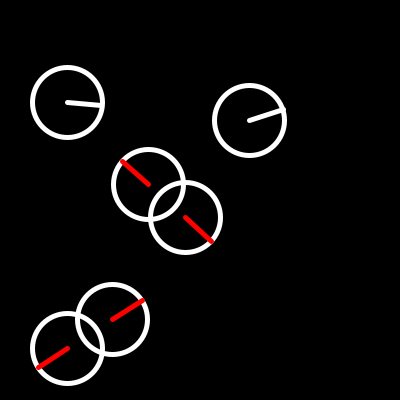
Frame 1 (no input)
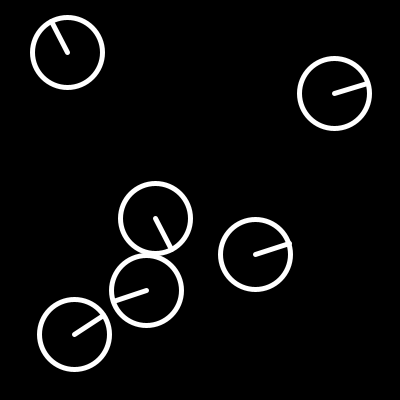
Frame 60 (the mouse pressed at the canvas centre just before this capture)
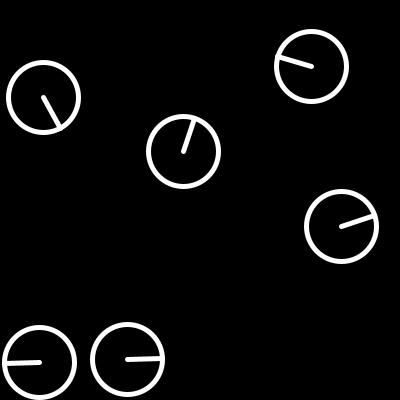
Frame 120 (the mouse held since frame 60 and released just before this capture)

The Processing sketch that drew these frames (run headless with seeded random() and noise(); from frame 60 on, the mouse is pressed at the canvas centre):

// Processing sketch: sketch_bot
// ── sketch_bot.pde
// sketch_bot
// Bots: circunferencias blancas (sin relleno) con su dirección.
// Se mueven despacio y, cuando se tocan, controlan la dirección (se repelen)
// y el radio se colorea en rojo mientras dura el contacto.
// Guarda b0.png, b1.png, ... cada 2 segundos, hasta pulsar 'q'.

Bot[] bots;
int contador = 0;      // número de la imagen guardada
int ultimo = 0;        // instante del último guardado

void setup() {
  size(400, 400);
  bots = new Bot[6];
  for (int i = 0; i < bots.length; i++)
    bots[i] = new Bot(random(35, width - 35), random(35, height - 35), 35);
}

void draw() {
  background(0);

  for (Bot b : bots) b.mover();

  for (int i = 0; i < bots.length; i++)
    for (int j = i + 1; j < bots.length; j++)
      bots[i].intersectar(bots[j]);

  for (Bot b : bots) b.dibujar();

  // guardar cada 2 segundos
  if (millis() - ultimo > 2000) {
    ultimo = millis();
    save("b" + contador + ".png");
    contador++;
  }
}

void keyPressed() {
  if (key == 'q' || key == 'Q') exit();   // para al teclear q
}

// ── Bot.pde
// Bot.pde
// Clase Bot: circunferencia con dirección, que se mueve y reacciona
// a las intersecciones. El radio se colorea en rojo solo al tocarse.

class Bot {
  float x, y;          // posición
  float vx, vy;        // dirección (velocidad)
  float radio;         // radio
  boolean tocando;     // si está tocando a otro bot

  Bot(float x, float y, float radio) {
    this.x = x;
    this.y = y;
    this.radio = radio;
    float a = random(TWO_PI);
    this.vx = cos(a) * 1.5;
    this.vy = sin(a) * 1.5;
  }

  // moverse y rebotar en los bordes
  void mover() {
    x += vx;
    y += vy;
    if (x < radio || x > width - radio) vx *= -1;
    if (y < radio || y > height - radio) vy *= -1;
  }

  // controlar la dirección en base a las intersecciones (repeler)
  void intersectar(Bot otro) {
    if (dist(x, y, otro.x, otro.y) < radio + otro.radio) {
      tocando = true;
      otro.tocando = true;
      float a = atan2(y - otro.y, x - otro.x);   // dirección de separación
      vx = cos(a) * 1.5;
      vy = sin(a) * 1.5;
      otro.vx = -cos(a) * 1.5;
      otro.vy = -sin(a) * 1.5;
    }
  }

  // dibujar: circunferencia blanca; radio rojo solo al tocarse
  void dibujar() {
    stroke(255);
    strokeWeight(5);
    noFill();
    ellipse(x, y, 2 * radio, 2 * radio);
    float a = atan2(vy, vx);
    if (tocando)
      stroke(255, 0, 0);    // rojo mientras dura el contacto
    else
      stroke(255);          // blanco el resto del tiempo
    line(x, y, x + cos(a) * radio, y + sin(a) * radio);
    tocando = false;        // se reinicia para el siguiente fotograma
  }
}
